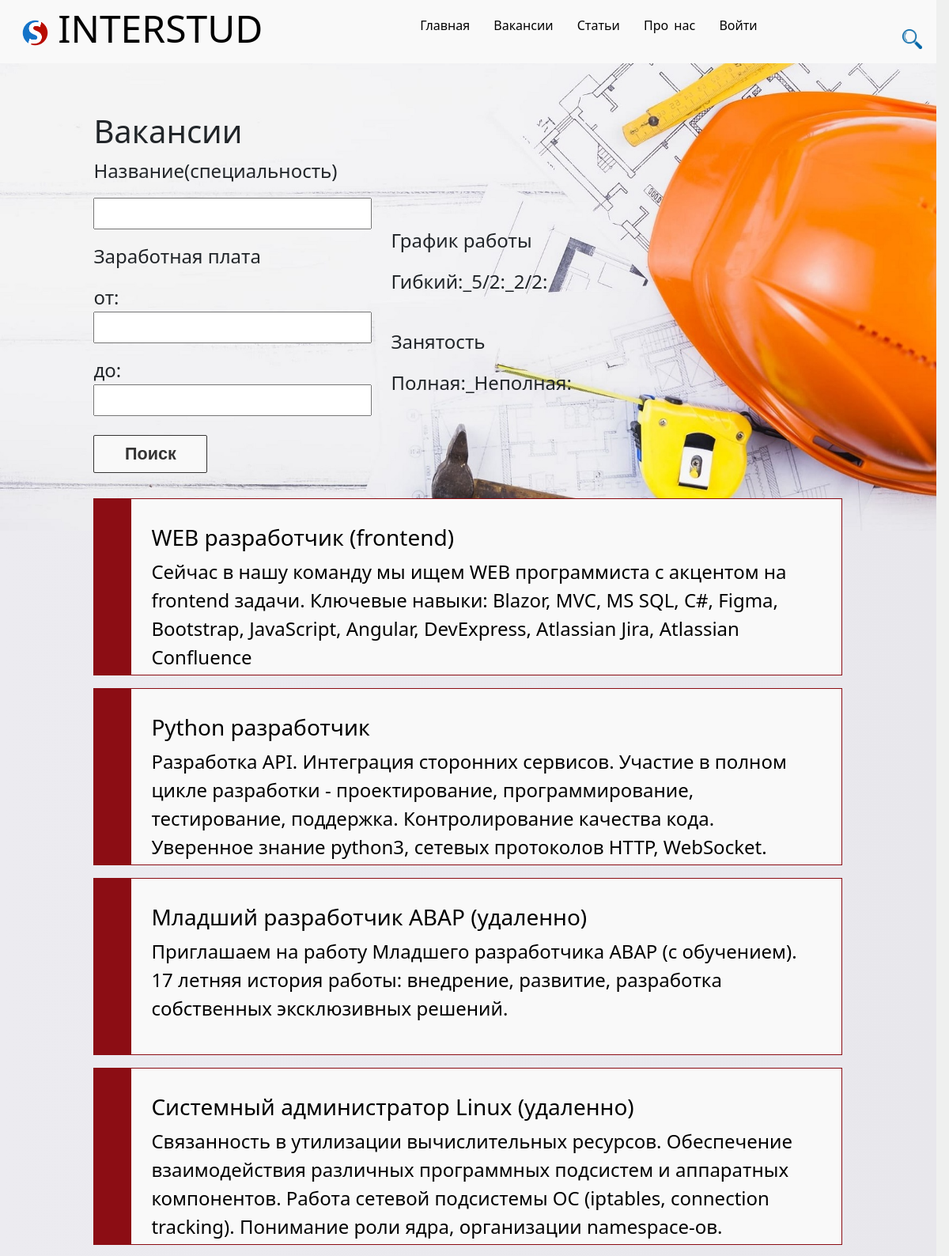
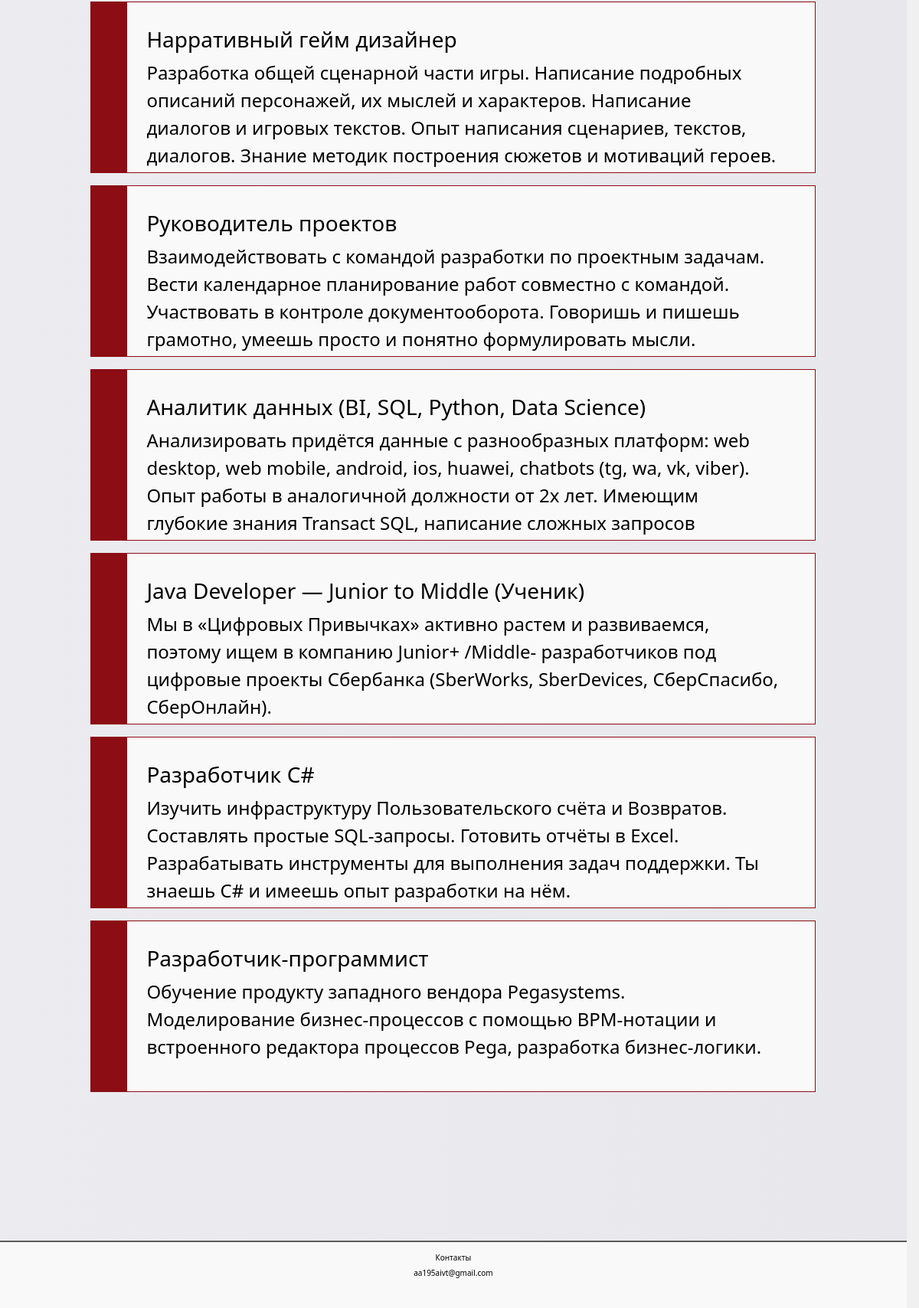
The page /job/ on the database its author committed (2 pictures, top to bottom).
### job/models.py (models this page shows, shortened)
class Job(models.Model):
    title = models.CharField('Название', max_length=50, default='')
    specialty = models.CharField('Специализация', max_length=50, default='')
    salary = models.IntegerField('Зарплата', default=0)
    full_part_time = models.BooleanField('Занятость', default=False)
    work_graph = models.CharField('График работы', max_length=20, default='')
    company = models.CharField('Название компании', max_length=50, default='')
    post_date = models.DateTimeField(default=now)
    score = models.BigIntegerField(default=0)
    number_of_ratings = models.BigIntegerField(default=0)
    anons = models.CharField('Анонс', max_length=250)
    full_text = models.TextField('Статья')
    image = models.ImageField(blank=True, upload_to='job_images/', help_text='150x150px', verbose_name='Ссылка картинки')

### job/views.py (the view)
# urls.py: path('', views.job_home, name='job_home'),
def job_home(request):
    jobs = Job.objects.all()
    form=JobFilterForm(request.GET)
    form1=JobFilterFormGr(request.GET)
    form2=JobFilterFormZan(request.GET)
    form3=JobFilterFormFind(request.GET)
    form4=Find(request.GET)
    if form3.is_valid():
        if form3.cleaned_data["find"]:
            jobs=jobs.filter(Q(title__icontains=form3.cleaned_data["find"])|Q(specialty__icontains=form3.cleaned_data["find"]))
    if form.is_valid():
        if form.cleaned_data["min_price"]:
            jobs=jobs.filter(salary__gte=form.cleaned_data["min_price"])
        if form.cleaned_data["max_price"]:
            jobs=jobs.filter(salary__lte=form.cleaned_data["max_price"])
    if form1.is_valid():
        if form1.cleaned_data["gr_gib"] and form1.cleaned_data["gr_52"] and form1.cleaned_data["gr_22"]:
            jobs=jobs.filter(Q(work_graph__icontains="Гибкий")|Q(work_graph__icontains="5/2")|Q(work_graph__icontains="2/2"))
        elif form1.cleaned_data["gr_gib"] and form1.cleaned_data["gr_52"]:
            jobs=jobs.filter(Q(work_graph__icontains="5/2")|Q(work_graph__icontains="Гибкий"))
        elif form1.cleaned_data["gr_gib"] and form1.cleaned_data["gr_22"]:
            jobs=jobs.filter(Q(work_graph__icontains="2/2")|Q(work_graph__icontains="Гибкий"))
        elif form1.cleaned_data["gr_52"] and form1.cleaned_data["gr_22"]:
            jobs=jobs.filter(Q(work_graph__icontains="2/2")|Q(work_graph__icontains="5/2"))
        elif form1.cleaned_data["gr_gib"]:
            jobs=jobs.filter(work_graph__icontains="Гибкий")
        elif form1.cleaned_data["gr_52"]:
            jobs=jobs.filter(work_graph__icontains="5/2")
        elif form1.cleaned_data["gr_22"]:
            jobs=jobs.filter(work_graph__icontains="2/2")
    if form2.is_valid():
        if form2.cleaned_data["full"] and form2.cleaned_data["notfull"]:
            jobs=jobs.filter(Q(full_part_time=True)|Q(full_part_time=False))
        elif form2.cleaned_data["full"]:
            jobs=jobs.filter(full_part_time=True)
        elif form2.cleaned_data["notfull"]:
            jobs=jobs.filter(full_part_time=False)
    return render(request, 'job/job_home.html', {'jobs': jobs,"form":form,"form1":form1,"form2":form2,"form3":form3,"form4":form4})

### job/forms.py
class JobFilterForm(forms.Form):
    min_price=forms.IntegerField(label="от", required=False, validators=[MinValueValidator(0)])
    max_price=forms.IntegerField(label="до", required=False, validators=[MinValueValidator(0)])

class JobFilterFormGr(forms.Form):
    gr_gib=forms.BooleanField(label="Гибкий", required=False)
    gr_52=forms.BooleanField(label="_5/2", required=False)
    gr_22=forms.BooleanField(label="_2/2", required=False)

### job/templates/job/job_home.html (shortened to what this page needs)
{% extends 'main/layout.html' %}
{% block content %}
<div class="bl_vac_list">
    <h1>Вакансии</h1>
    <div>
        <form style="width: 50vw; padding:0; display:flex; justify-content: start; align-items: center; " action="" method="get">
        <div>
            <p>Название(специальность)</p>
            <div style="width: 50%; margin:1vh 2vw 1vh 0vw; font-size: 3vh;">{{ form3.as_p }}</div>
            <p>Заработная плата</p>
            <div style="width: 50%; margin:1vh 2vw 1vh 0vw; font-size: 3vh;">{{ form.as_p }}</div>
            <input class="button_form" type="submit" value="Поиск">
        </div>
        <div>
            <p>График работы</p>
            <div style="display: inline-flex; margin-bottom: 3vh; font-size: 3vh;">{{ form1.as_p }}</div>
            <p>Занятость</p>
            <div style="display: inline-flex;margin-bottom: 3vh; font-size: 3vh;">{{ form2.as_p }}</div>
        </div>
    </form>
    </div>
    {% for el in jobs %}
   <div class="bl12">
    <a href="{% url 'job_detail' el.id %}">
        <h3>{{ el.title}}</h3>
                    <p>{{ el.anons }}</p>
                    </a>
    </div>
    {% endfor %}
</div>
{% endblock %}

### main/static/main/css/main.css (style rules this page uses)
* { margin: 0; padding: 0; box-sizing: border-box; }
html, body { background-color: rgb(239, 240, 239); width:98.65vw; height:100vh; }
.bl_vac_list { background: url("/media/job/job_list.jpg"), linear-gradient(to right, rgb(236,235,240), rgb(232,231,236)); background-repeat: no-repeat; background-size: 100%; padding: 12% 10% 15% 10%; text-align: left; width: 98.65vw; height: auto; }
.bl_vac_list p { font-size: 3vh; font-weight: 500; }
.bl12 { background: linear-gradient(to right, #8c0d14 0 , #8c0d14 5%, #f9f9f9 5% , #f9f9f9 100% ); width: 100%; max-height:28vh; padding: 4vh 4vw 4vh 6vw; margin-bottom: 2vh; border: 0.2vh #8c0d14 solid; }
a:hover, a:visited, a:link, a:active { text-decoration: none; color: #000; }
.button_form { position: relative; display: flex; justify-content:center; padding: 0.3vw 1vh 0.3vw 1vh; margin: 3vh 0px 4vh 0vw; width: 12vw; height: 6vh; text-align: center; font-size: 2.7vh; color: rgb(52, 51, 51); font-family: sans-serif; font-weight: bold; text-decoration:none; background: #f9f9f9; border: 1px rgb(52, 51, 51) solid; border-radius: 2px; }

### rows shown on the page
Job: title "WEB разработчик (frontend)", anons "Сейчас в нашу команду мы ищем WEB программиста c акцентом на frontend задачи. Ключевые навыки: Blazor, MVC, MS SQL, C#, Figma, Bootstrap, JavaScript, Angular, DevExpress, Atlassian Jira, Atlassian Confluence"
Job: title "Python разработчик", anons "Разработка API. Интеграция сторонних сервисов. Участие в полном цикле разработки - проектирование, программирование, тестирование, поддержка. Контролирование качества кода. Уверенное знание python3, сетевых протоколов HTTP, WebSocket."
Job: title "Младший разработчик ABAP (удаленно)", anons "Приглашаем на работу Младшего разработчика ABAP (с обучением). 17 летняя история работы: внедрение, развитие, разработка собственных эксклюзивных решений."
Job: title "Системный администратор Linux (удаленно)", anons "Связанность в утилизации вычислительных ресурсов. Обеспечение взаимодействия различных программных подcистем и аппаратных компонентов. Работа сетевой подсистемы ОС (iptables, connection tracking). Понимание роли ядра, организации namespace-ов."
Job: title "Нарративный гейм дизайнер", anons "Разработка общей сценарной части игры. Написание подробных описаний персонажей, их мыслей и характеров. Написание диалогов и игровых текстов. Опыт написания сценариев, текстов, диалогов. Знание методик построения сюжетов и мотиваций героев."
Job: title "Руководитель проектов", anons "Взаимодействовать с командой разработки по проектным задачам. Вести календарное планирование работ совместно с командой. Участвовать в контроле документооборота. Говоришь и пишешь грамотно, умеешь просто и понятно формулировать мысли."
Job: title "Аналитик данных (BI, SQL, Python, Data Science)", anons "Анализировать придётся данные с разнообразных платформ: web desktop, web mobile, android, ios, huawei, chatbots (tg, wa, vk, viber). Опыт работы в аналогичной должности от 2х лет. Имеющим глубокие знания Transact SQL, написание сложных запросов"
Job: title "Java Developer — Junior to Middle (Ученик)", anons "Мы в «Цифровых Привычках» активно растем и развиваемся, поэтому ищем в компанию Junior+ /Middle- разработчиков под цифровые проекты Сбербанка (SberWorks, SberDevices, СберСпасибо, СберОнлайн)."
Job: title "Разработчик C#", anons "Изучить инфраструктуру Пользовательского счёта и Возвратов. Составлять простые SQL-запросы. Готовить отчёты в Excel. Разрабатывать инструменты для выполнения задач поддержки. Ты знаешь C# и имеешь опыт разработки на нём."
Job: title "Разработчик-программист", anons "Обучение продукту западного вендора Pegasystems. Моделирование бизнес-процессов с помощью BPM-нотации и встроенного редактора процессов Pega, разработка бизнес-логики."
